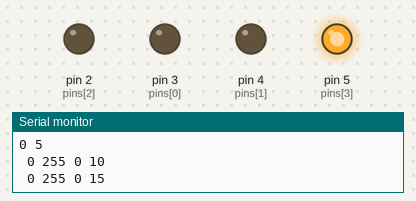
A sketch run on a simulated Arduino Uno, built with avr-gcc and run on an emulated ATmega328P. Shown: output pins drawn as LEDs (lit = HIGH), the last lines printed to the serial monitor.

Above: at 0.1 s.
At 1.3 s:
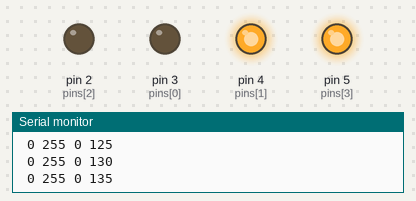
At 3.9 s:
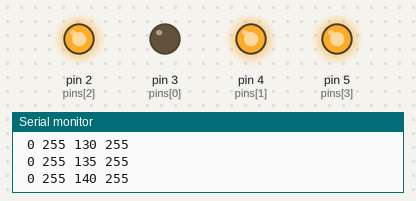
At 9.0 s:
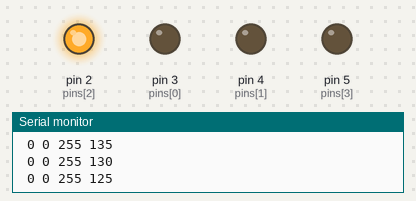
At 19.4 s:
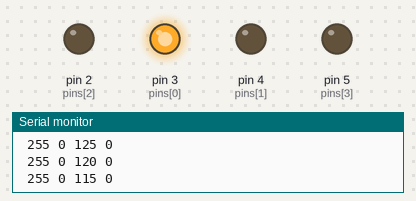
At 38.6 s:
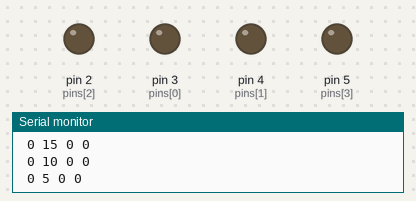
Timing chart, 0 to 40.0 s (numbered marks = the images above):
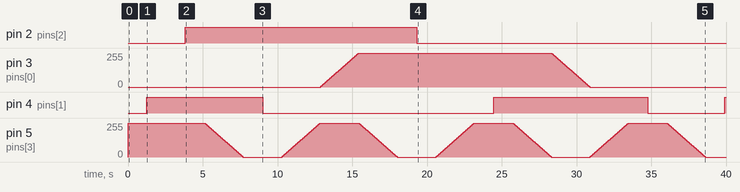

Measured:
- by itself, pin 2 (pins[2]): LOW → HIGH at 3.8 s, → LOW 15.5 s later
- by itself, pin 3 (pins[0]): rises from 0/255 to 255/255 in 2.5 s, then falls to 0/255 in 15.5 s
- by itself, pin 4 (pins[1]): goes HIGH 7.7 s, LOW 15.5 s, HIGH 10.3 s, LOW 5.1 s, then HIGH

The sketch:

ledStripStringContrV3.ino
```cpp
/*
 * Change log
 * moved LED strip to pins 2,3,4,5
 */
//power for led strip and led string
//obsolete power moved to pin 5-3
//int power = 13;

//array test for pins and values
//green 12,0 blue 11,1 red 10,2 led 9,3
int pins[4] = {3, 4, 2, 5};
int pinV[4] = {0, 0, 0, 255};

//brightness and fade speed for vilage
int brightness = 0;
int fadeAmount = 1;


void setup() {
  // declare pin 9-13 to be an output:
  //power moved to pin 5-3
  //pinMode(power, OUTPUT);
  pinMode(pins[0], OUTPUT);
  pinMode(pins[1], OUTPUT);
  pinMode(pins[2], OUTPUT);
  pinMode(pins[3], OUTPUT);
  analogWrite(pins[3],255);

  //provide power to led strip
  //power moved to pin 5-3
  //analogWrite(power, 255);
  Serial.begin(19200);
}

void pinFader(int pin, int value) {
  if (pinV[pin] < value) {
    do {
      pinV[pin] = pinV[pin] + 5;
      analogWrite(pins[pin], pinV[pin]);

       //for information on pin levels
        Serial.print(pinV[2]);
        Serial.print(" ");
        Serial.println(pinV[1]);
        Serial.print(" ");
        Serial.print(pinV[0]);
        Serial.print(" ");
        Serial.print(pinV[3]);
        Serial.print(" ");
      delay(50);
    } while (pinV[pin] < value);
  }
  if (pinV[pin] > value) {
    do {
      pinV[pin] = pinV[pin] - 5;
      analogWrite(pins[pin], pinV[pin]);
        //for information on pin levels
      Serial.print(pinV[2]);
      Serial.print(" ");
      Serial.println(pinV[1]);
      Serial.print(" ");
      Serial.print(pinV[0]);
      Serial.print(" ");
      Serial.print(pinV[3]);
      Serial.print(" ");
       delay(50);
    } while (pinV[pin] > value);
  }
}

void loop() {
  // set the brightness of pin 9 led string and change the strip color:
   //power moved to pin 5-3
   //analogWrite(power, 255);
//green 12,1 blue 11,0 red 10,2 led 9,3
  pinFader(1, 255); //no green
  pinFader(3, 255);
  pinFader(2, 255); //no red
  pinFader(3, 0);
  pinFader(1, 0); //green on
  pinFader(3, 255);
  pinFader(0, 255); //no blue
  pinFader(3, 0);
  pinFader(2, 0);   //red on
  pinFader(3, 255);
  pinFader(1, 255); //no green
  pinFader(3, 0);
  pinFader(0, 0);   //blue on
  pinFader(3, 255);
  pinFader(1, 0);   //green on
  pinFader(3, 0);
}
```
